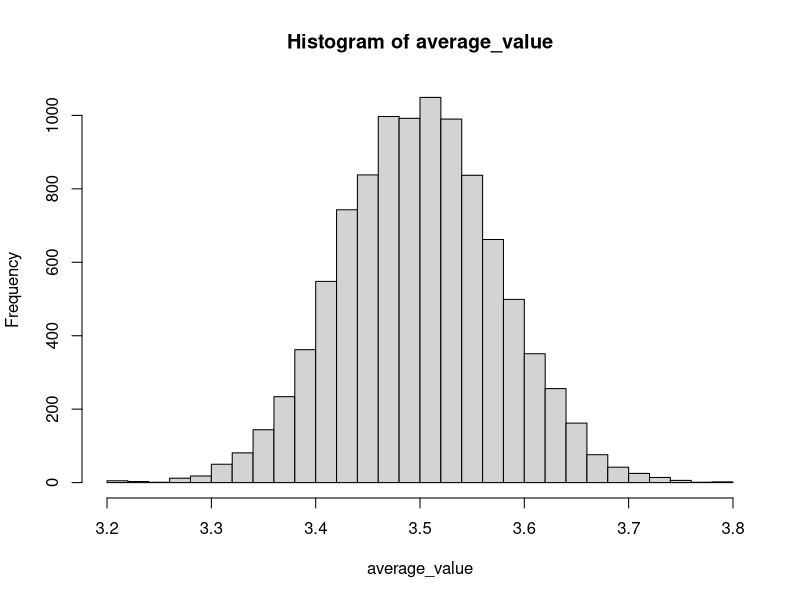
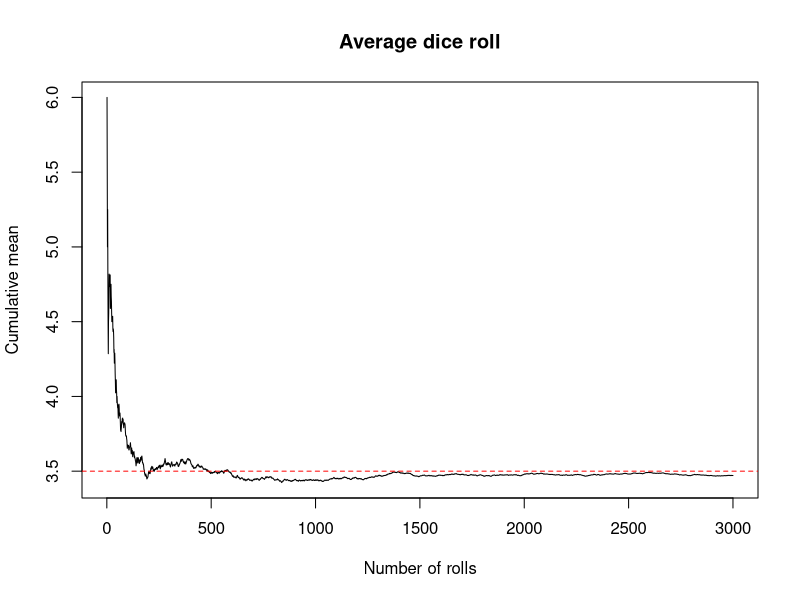
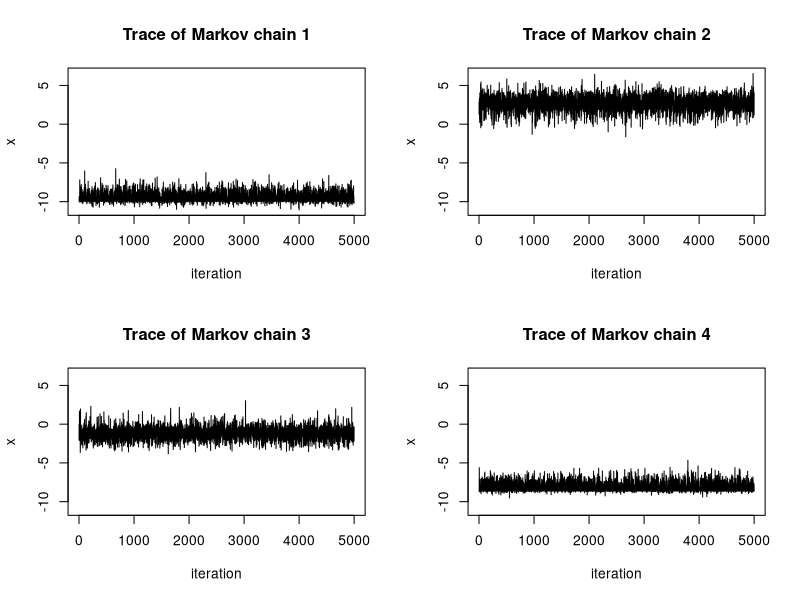

Write the R code that produced these figures, in order.
## ---- chunk 1
knitr::opts_chunk$set(echo = TRUE)
## ---- chunk 2
# set the seed for reproducibility
set.seed(123)

# uses a for loop
add_cos1 <- function(x) {
  sum <- 0
  for (i in 1:length(x)) {
    sum <- sum + cos(x[i])
  }
  return(sum)
}

# uses vectorization
add_cos2 <- function(x) sum(cos(x))

x = 1:1e7
t1 <- system.time(add_cos1(x))
t2 <- system.time(add_cos2(x))
## ---- chunk 3
t1 
t2
## ---- chunk 4
toss_die1 <- function(nsim, n) {
  average <- numeric(nsim)
  for (i in 1:nsim) {
    counts <- numeric(n)
    for (j in 1:n) {
      counts[j] <- sample(1:6, 1)
    }
    average[i] <- mean(counts)
  }
  return(average)
}

toss_die2 <- function(nsim, n) {
  tosses <- matrix(sample(1:6, n*nsim, replace=TRUE), nrow=nsim, ncol=n)
  return(rowSums(tosses)/n)
}
## ---- chunk 5
nsim <- 1000; n <- 500
t1 <- system.time(toss_die1(nsim, n)); t1
t2 <- system.time(toss_die2(nsim, n)); t2
## ---- chunk 6
nsim <- 10000; n <- 500
average_value <- toss_die2(nsim,n)
hist(average_value, breaks = 30)
## ---- chunk 7
nsim <- 3000; n <- 1
plot(1:nsim, cumsum(toss_die2(nsim, n))/1:nsim, type = 'l',
     main='Average dice roll',
     xlab = 'Number of rolls', ylab='Cumulative mean')
abline(h=3.5, col='red', lty = 2)
## ---- chunk 8
## apply
mat <- matrix(rep(1, 12), 3, 4) # 3x4 matrix of 1s

# apply sum to each row --- i.e. sum over columns
apply(mat, 1, sum)

# apply sum to each column --- i.e. sum over rows
apply(mat, 2, sum) 

# apply sum to each element --- this does not do anything if FUN = sum
apply(mat, c(1,2), sum)

# apply our own function to each element
apply(mat, c(1,2), function(x) 2*x)

## lapply
vec <- rep(1,3)
lis <- list(seq = 1:4, rep = rep(1,4))

# get cosine of each element in a vector
lapply(vec, cos)

# apply cosine to list
lapply(lis, cos)

## sapply
# get cosine of each element in a vector
sapply(vec, cos)

# apply cosine to list
sapply(lis, cos)

## mapply
# sum two vectors elementwise
mapply('+', 1:3, 4:6)

# seq(1, 5), seq(2, 5), ...
mapply(seq, 1:5, 5)
## ---- chunk 9
vec <- 1:3

# Map cosine to every element in a vector
Map(cos, vec)

# Reduce
Reduce(function(x, y) x + 2*y, vec)

# Filter
Filter(function(x) x %% 3 == 0, vec) 
## ---- chunk 10
library(parallel)
library(doParallel)

# detect cores
detectCores()

# demonstrate that distributing over 4 cores does not provide speed up of 4 times
system.time(lapply(1:8, function(x) Sys.sleep(0.5)))                # 4 seconds
system.time(mclapply(1:8, function(x) Sys.sleep(0.5), mc.cores=4))  # expect 1 second
## ---- chunk 11
library(foreach)

# run sequentially using %do%
foreach(i=1:3) %do% {i*i}

# change output to vector
foreach(i=1:3, .combine="c") %do% {i*i}
## ---- chunk 12
# returns the transition kernel P(x)
make.metropolis.hastings.kernel <- function(pi, Q) {
  q <- Q$density
  P <- function(x) {
      z <- Q$sample(x)
      alpha <- min(1, pi(z) * q(z, x) / pi(x) / q(x, z))
      if(runif(1) < alpha) {
        return(z)
      } else {
        return(x)
      }
  }
  return(P)
}

make.normal.proposal <- function(sigma) {
  Q <- list()
  Q$sample <- function(x) {
    return(rnorm(length(x), x, sigma))
  }
  Q$density <- function(x, z) {
    return(dnorm(z, x, sigma))
  }
  return(Q)
}

simulate.chains <- function(P, x0, n, n.chains, n.cores = 4) {
  # parallelize chains
  registerDoParallel(n.cores)
  simulations <- foreach(i=1:n.chains, .combine="rbind") %dopar% {
    x <- x0[i]
    foreach(i=1:n, .combine="c") %do% {P(x)}
  }
  stopImplicitCluster()
  return(simulations)
}
## ---- chunk 13
# generate markov chain using MH algorithm
# target: mixture of two normals
n <- 5e3; set.seed(123)
target <- function(x) {0.6*dnorm(x, -2, 1) + 0.4*dnorm(x, 5, 2)}
xs <- simulate.chains(make.metropolis.hastings.kernel(target, make.normal.proposal(1)), 
                      runif(4,-10,10), n, 4)

# setup plot space
par(mfrow=c(2,2))

# plot the chains
ylimits <- c(min(xs), max(xs))
for(i in 1:4){
  plot(1:n, xs[i,], type = 'l', xlab="iteration", ylim=ylimits,
       ylab="x", main=paste0("Trace of Markov chain ", i))
}
